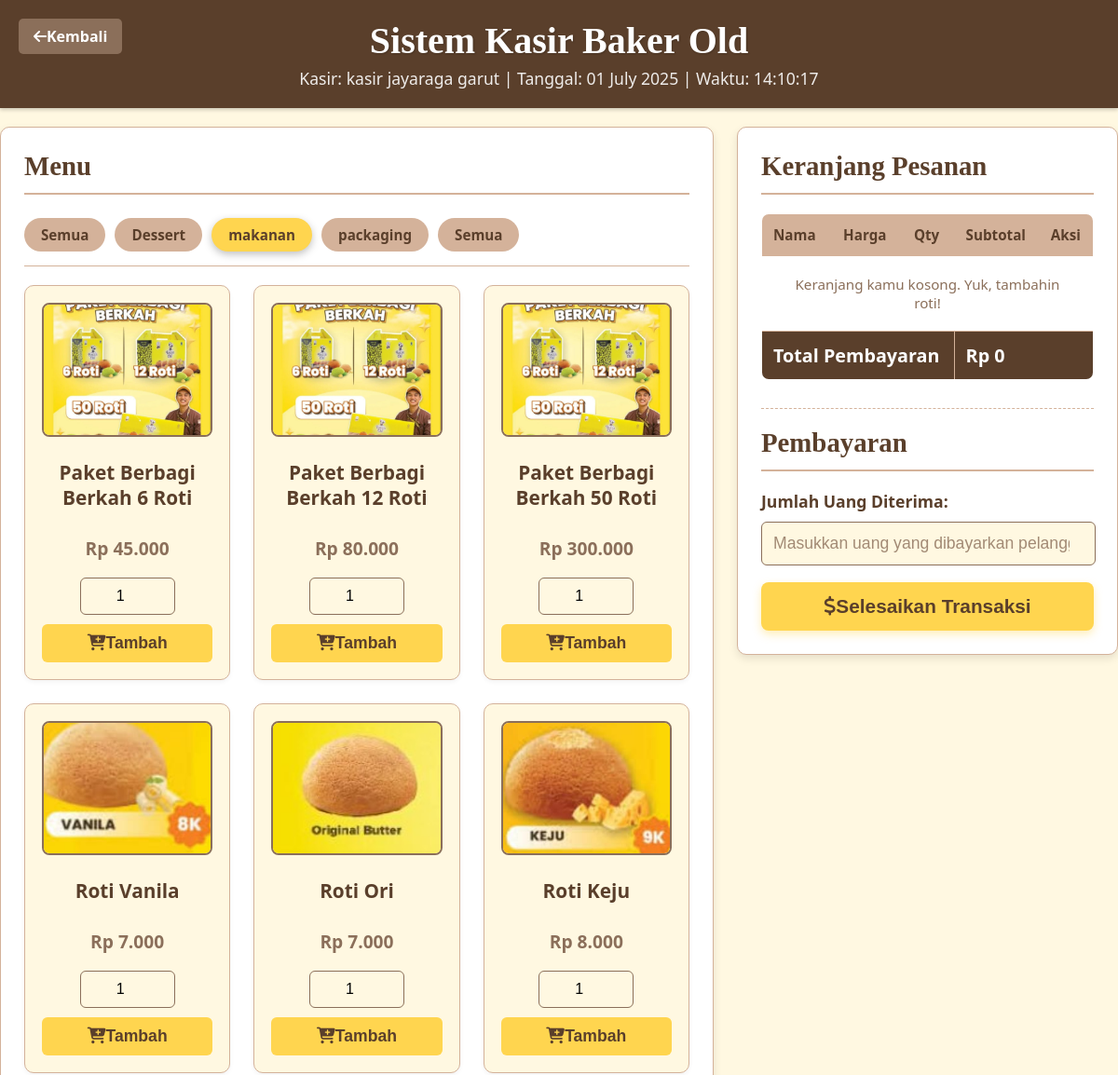
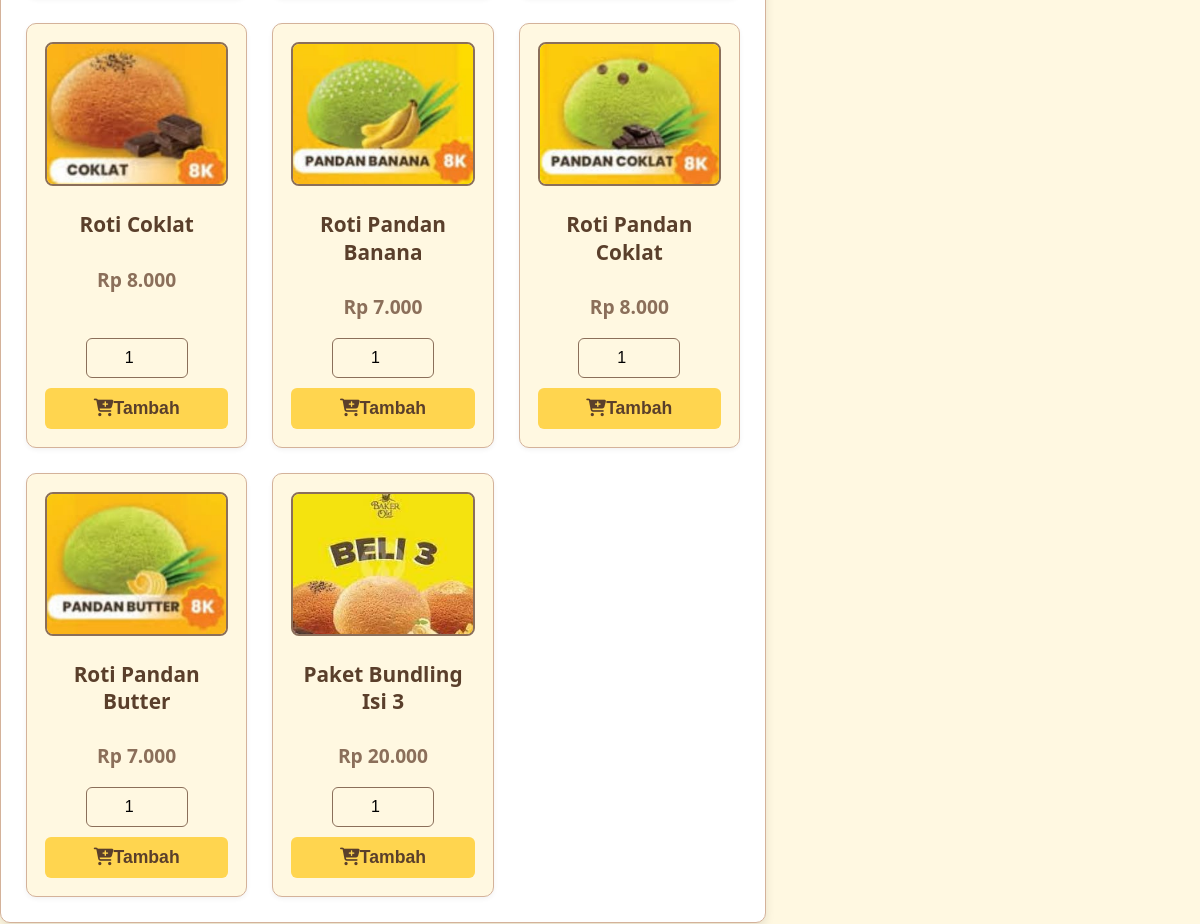
/kasir-app/modules/kasir/transaksi_baru.php?kategori=makanan (signed in), run on the app's committed database (2 pictures, top to bottom).
### tables this page shows
CREATE TABLE `produk` (
  `id_produk` int(11) NOT NULL,
  `kategori` varchar(100) DEFAULT NULL,
  `nama_produk` varchar(100) NOT NULL,
  `harga` int(11) NOT NULL
);

### kasir-app/modules/kasir/transaksi_baru.php (the view, shortened to what this page needs)
<?php
include("../../config/db.php");
$nama_kasir = $_SESSION['nama_kasir'] ?? 'Kasir Baker Old';
$tanggal_sekarang = date('d F Y');
$waktu_sekarang = date('H:i:s');
$kategori_terpilih = $_GET['kategori'] ?? 'Semua';
$kategori_q = $koneksi->query("SELECT DISTINCT kategori FROM produk ORDER BY kategori ASC");
$daftar_kategori = ['Semua'];
while ($row = $kategori_q->fetch_assoc()) {
    $daftar_kategori[] = htmlspecialchars($row['kategori']);
}
$sql_produk = "SELECT * FROM produk";
if ($kategori_terpilih !== 'Semua') {
    $kategori_terpilih_sql = $koneksi->real_escape_string($kategori_terpilih);
    $sql_produk .= " WHERE kategori = '$kategori_terpilih_sql'";
}
$produk_q = $koneksi->query($sql_produk);
$daftar_produk_array = [];
while ($row = $produk_q->fetch_assoc()) {
    $daftar_produk_array[$row['id_produk']] = $row;
}
$keranjang = $_SESSION['keranjang'] ?? [];
$total_sebelum_diskon = 0;
$diskon_total = 0;
$total_setelah_promo = $total_sebelum_diskon - $diskon_total;
?>
<!DOCTYPE html>
<html lang="id">
<head>
    <link rel="stylesheet" href="https://cdnjs.cloudflare.com/ajax/libs/font-awesome/6.4.0/css/all.min.css">
</head>
<body>
    <div class="header">
        <a href="../home.php" class="btn-kembali"><i class="fas fa-arrow-left mr-2"></i>Kembali</a>
        <h1>Sistem Kasir Baker Old</h1>
        <p>Kasir: <?= htmlspecialchars($nama_kasir) ?> | Tanggal: <?= $tanggal_sekarang ?> | Waktu: <span id="realtime-clock"><?= $waktu_sekarang ?></span></p>
    </div>
    <div class="container">
        <div class="left-panel">
            <h2>Menu</h2>
            <div class="category-nav">
                <?php foreach ($daftar_kategori as $cat) :
                    $active_class = ($cat == $kategori_terpilih) ? 'active' : '';
                    $category_link = "transaksi_baru.php";
                    if ($cat !== 'Semua') {
                        $category_link .= "?kategori=" . urlencode($cat);
                    }
                ?>
                    <a href="<?= $category_link ?>" class="<?= $active_class ?>"><?= htmlspecialchars($cat) ?></a>
                <?php endforeach; ?>
            </div>
            <div class="product-grid">
                <?php if (!empty($daftar_produk_array)) : ?>
                    <?php foreach ($daftar_produk_array as $p) :
                        $image_folder = '../../images/';
                        $clean_product_name = strtolower(str_replace(' ', '_', preg_replace('/[^a-zA-Z0-9\s]/', '', $p['nama_produk'])));
                        $image_path = $image_folder . $clean_product_name . '.jpg';
                    ?>
                        <div class="product-card">
                            <img src="<?= $image_path ?>" alt="<?= htmlspecialchars($p['nama_produk']) ?>">
                            <h3><?= htmlspecialchars($p['nama_produk']) ?></h3>
                            <p>Rp <?= number_format($p['harga'], 0, ',', '.') ?></p>
                            <form action="produk_tambah.php" method="post">
                                <input type="number" name="qty" value="1" min="1" required>
                                <button type="submit"><i class="fas fa-cart-plus mr-2"></i>Tambah</button>
                            </form>
                        </div>
                    <?php endforeach; ?>
                <?php else : ?>
                    <p style="grid-column: 1 / -1; text-align: center; color: var(--color-secondary-brown);">Maaf, gak ada produk di kategori ini.</p>
                <?php endif; ?>
            </div>
        </div>
        <div class="right-panel">
            <h2>Keranjang Pesanan</h2>
            <table>
                <thead>
                    <tr>
                        <th>Nama</th>
                        <th>Harga</th>
                        <th>Qty</th>
                        <th>Subtotal</th>
                        <th>Aksi</th>
                    </tr>
                </thead>
                <tbody>
                    <?php if (empty($keranjang)) : ?>
                        <tr>
                            <td colspan="5" style="text-align: center; padding: 20px; color: var(--color-secondary-brown);">Keranjang kamu kosong. Yuk, tambahin roti!</td>
                        </tr>
                    <?php endif; ?>
                </tbody>
                <tfoot>
                    <tr>
                        <td colspan="3">Total Pembayaran</td>
                        <td colspan="2">Rp <?= number_format($total_setelah_promo, 0, ',', '.') ?></td>
                    </tr>
                </tfoot>
            </table>
            <div class="checkout-form">
                <h2>Pembayaran</h2>
                <form action="transaksi_proses.php" method="post">
                    <label for="bayar">Jumlah Uang Diterima:</label>
                    <input type="number" name="bayar" id="bayar" required min="<?= $total_setelah_promo ?>" placeholder="Masukkan uang yang dibayarkan pelanggan">
                    <button type="submit"><i class="fas fa-dollar-sign mr-2"></i>Selesaikan Transaksi</button>
                </form>
            </div>
        </div>
    </div>
</body>
</html>

### data on the page
produk: nama_produk "Paket Berbagi Berkah 6 Roti", harga "45.000"
produk: nama_produk "Paket Berbagi Berkah 12 Roti", harga "80.000"
produk: nama_produk "Paket Berbagi Berkah 50 Roti", harga "300.000"
produk: shows a picture, nama_produk "Roti Vanila", harga "7.000"
produk: shows a picture, nama_produk "Roti Ori", harga "7.000"
produk: shows a picture, nama_produk "Roti Keju", harga "8.000"
produk: shows a picture, nama_produk "Roti Coklat", harga "8.000"
produk: shows a picture, nama_produk "Roti Pandan Banana", harga "7.000"
produk: shows a picture, nama_produk "Roti Pandan Coklat", harga "8.000"
produk: shows a picture, nama_produk "Roti Pandan Butter", harga "7.000"
produk: shows a picture, nama_produk "Paket Bundling Isi 3", harga "20.000"

### other printed values
$nama_kasir "kasir jayaraga garut"
$cat "Semua"
$cat "Dessert"
$cat "makanan"
$cat "packaging"
$total_setelah_promo "0"
